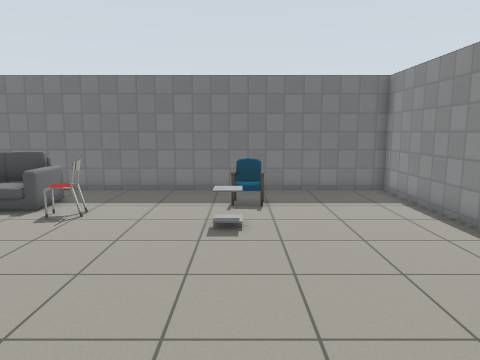
view 1 (above)

16 first-person views from a walk through a robot-simulator world made for Gazebo. The camera is 1.3 m above the floor, tilts 8° down and sees 70° across. The floor is counted in squares, 0.5 m on a side. Each view is taken from the middle of a square. On the plan, view 1 faces up. The plan holds only what a view shows up to about 20 squares ahead; the rest is blank. Gazebo's built-in surfaces are drawn with simple patterns. Some surface patterns are stand-ins.

view 2
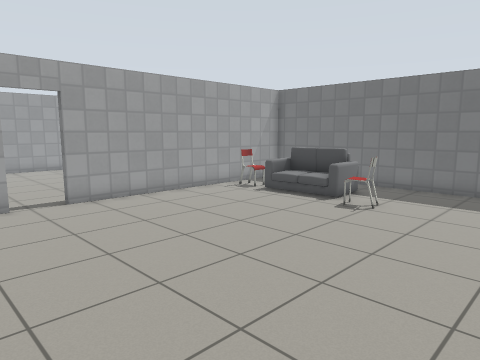

view 3
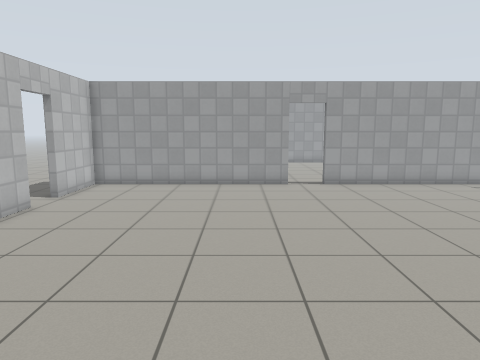

view 4
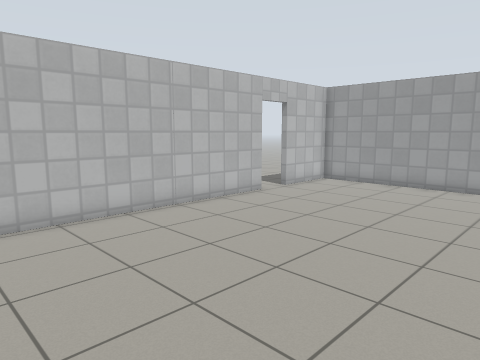

view 5
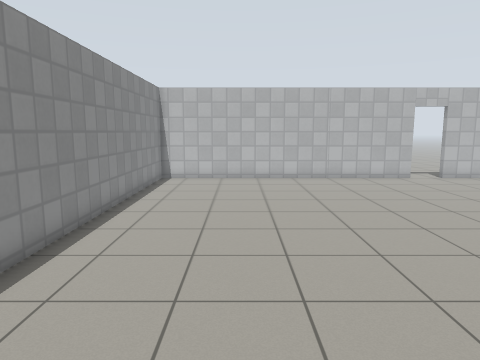

view 6
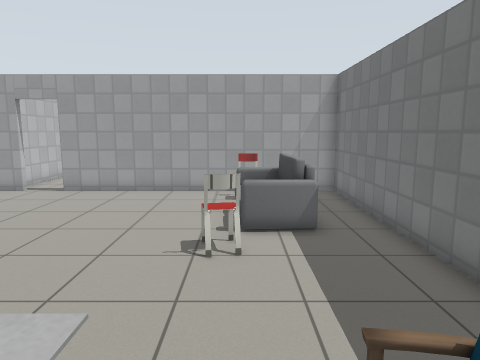

view 7
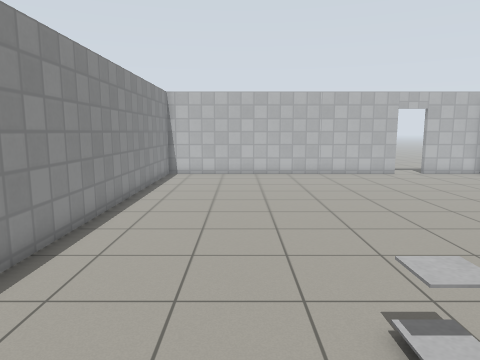

view 8
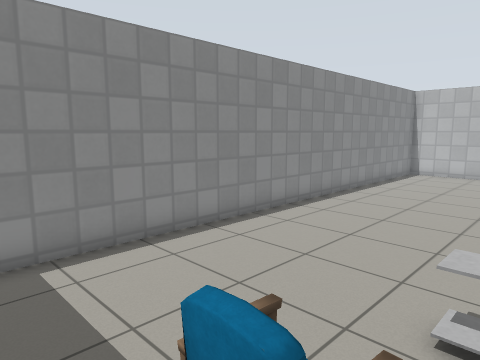

view 9
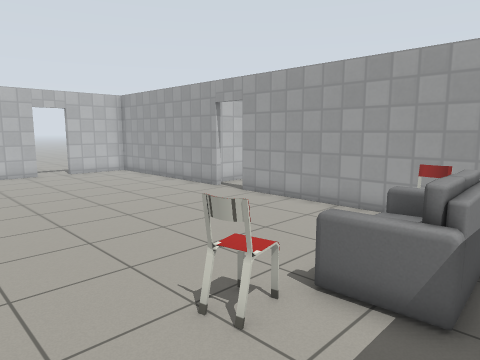

view 10
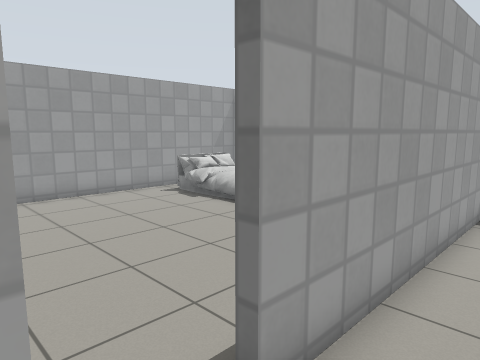

view 11
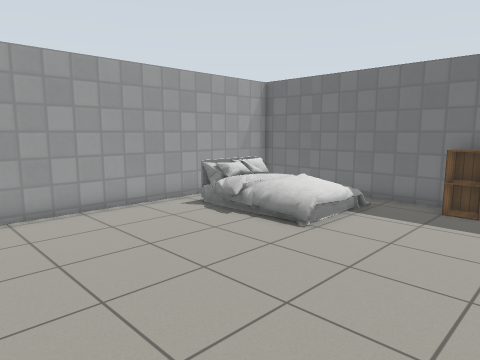

view 12
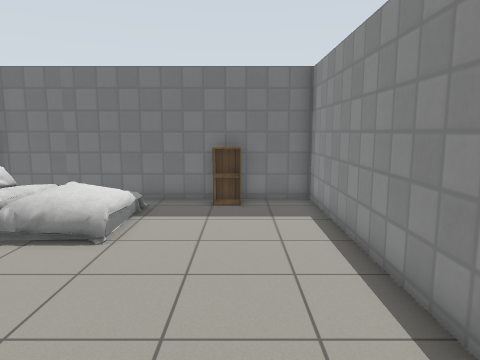

view 13
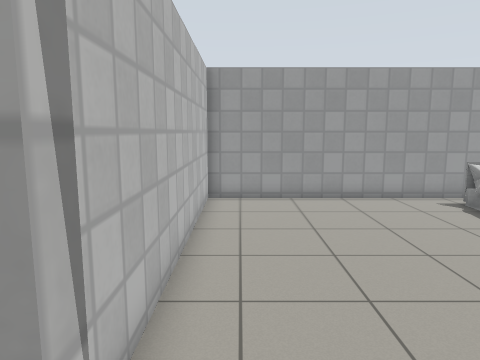

view 14
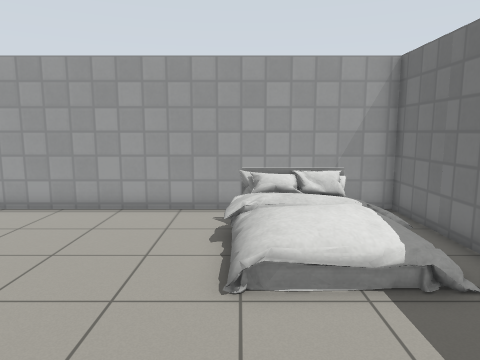

view 15
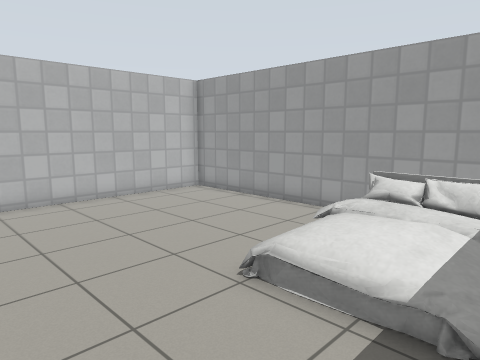

view 16
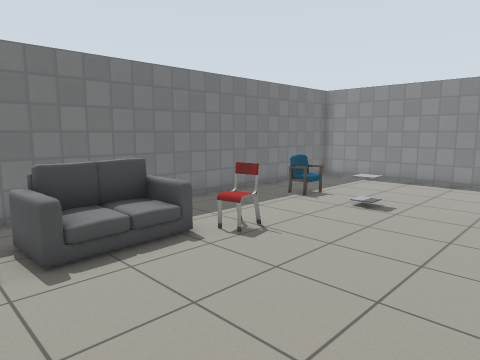

### Floor plan
Points are (right, up) in squares from view 1. A wall is a line through its corners. A room is listed if a view was taken in it or the views show most of it. See-through windows are left out.
Room 1 (views 1, 2, 3, 4, 5, 6, 7, 8, 9, 10, 13, 16)
walls: (-13, 1.4) (-13, -8.3) (-9.5, -8.3); (-7.7, -8.3) (6.4, -8.3) (6.4, 15.1) (-13, 15.1) (-13, 3.2)
ways out: open door at (-13, 2.5) to room 2; open door at (-8.5, -8.5)
objects: chair (-12, 11) to (-11, 12); sofa (-10, 11) to (-7, 13); chair (-6, 10) to (-5, 11); side table (-1, 9) to (0, 10); chair (0, 12) to (1, 13)
Room 2 (views 11, 12, 14, 15)
walls: (-13.3, 5.5) (-13.3, 15.1) (-25.4, 15.1) (-25.4, 0.7) (-13.9, 0.7)
ways out: open door at (-13, 2.5) to room 1
objects: bed (-24, 10) to (-19, 14); cabinet (-17, 14) to (-16, 14)

Positions as (right, up) in squares from view 1, and headings:
1: (0, 0), facing up
2: (0, -1), facing up-left
3: (4, -1), facing left
4: (4, 2), facing down-left
5: (2, 11), facing down
6: (2, 11), facing left
7: (2, 13), facing down
8: (-1, 14), facing down-right
9: (-2, 14), facing down-left
10: (-11, 1), facing up-left
11: (-14, 2), facing up-left
12: (-16, 2), facing up
13: (-12, 2), facing left
14: (-14, 10), facing left
15: (-15, 14), facing down-left
16: (-12, 4), facing up-right
